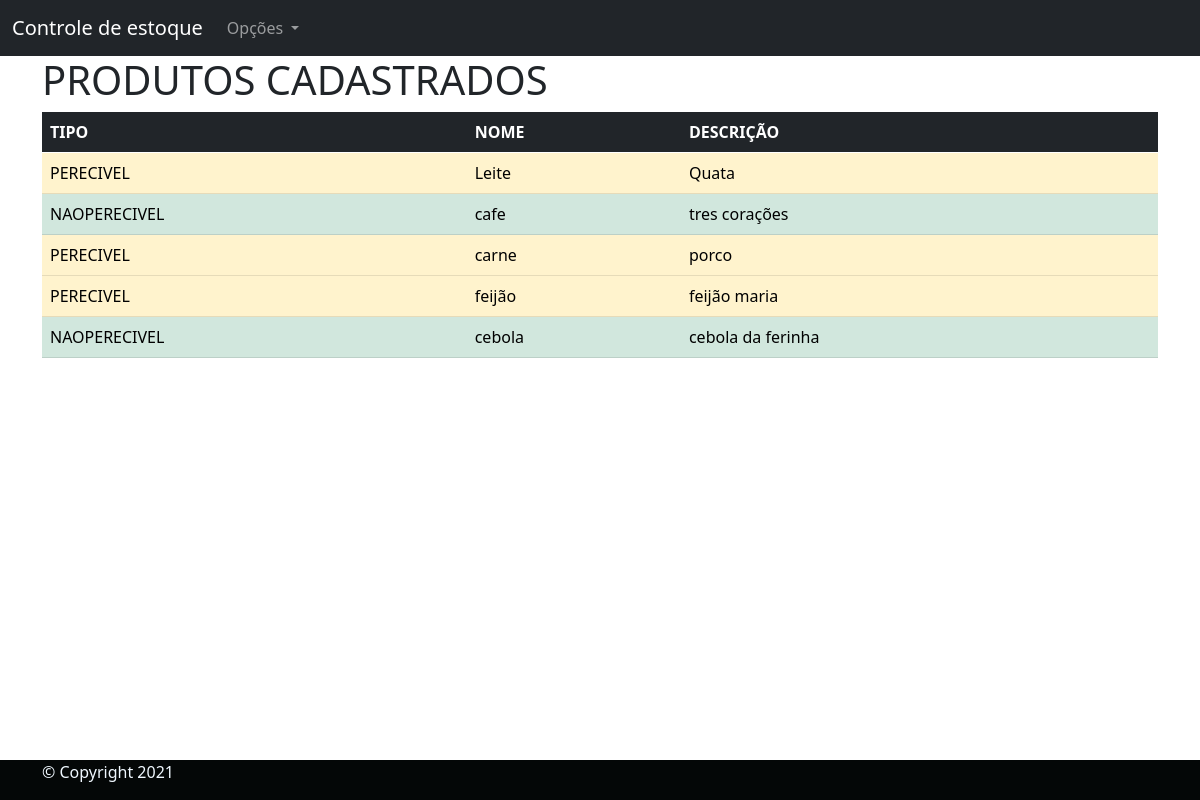
Before: /Produtos-cadastrados/ with the older database file.
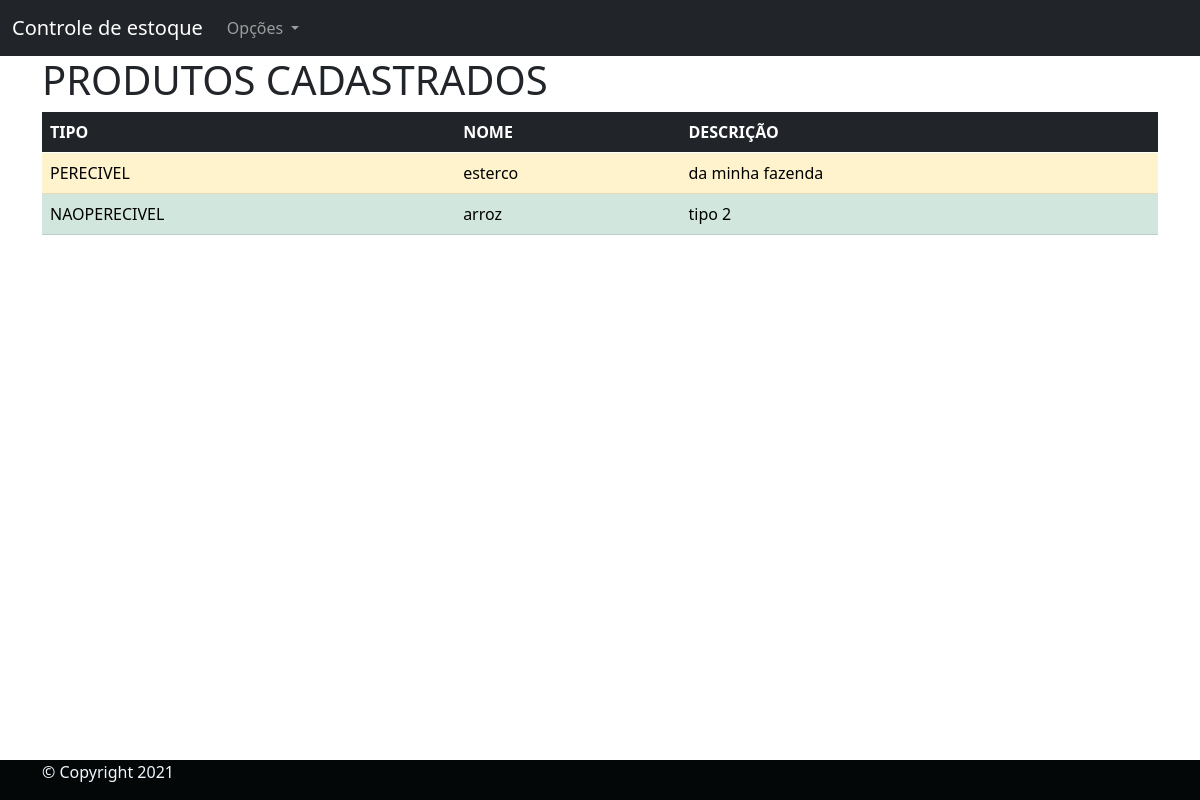
After: the same page with the newer database file.
### estoque/models.py (models this page shows, shortened)
class Produto(models.Model):
    categoria = models.CharField(
        verbose_name="Categoria:", max_length=30, choices=TIPO_ALIMENTO)
    nome = models.CharField(verbose_name="Nome do produto:", max_length=194)
    descricao = models.TextField(
        verbose_name="Descrição do produto:", max_length=194, blank=False, null=False)
    class Meta:
        verbose_name = "Produto"
        verbose_name_plural = "Produtos"
        db_table = "produto"

### estoque/views.py (the view)
# urls.py: path('Produtos-cadastrados/', produtos_cadastrados,
def produtos_cadastrados(request):
    allcadastro = Produto.objects.all()
    context = {
        "listProduto": allcadastro,
    }
    return render(request, "listar_produtos_cadastrados.html", context)

### templates/listar_produtos_cadastrados.html (shortened to what this page needs)
{% extends 'base.html' %}
{% block conteudo %}
<main class="container">
    <h1>PRODUTOS CADASTRADOS</h1>
    {% if listProduto %}
    <table class="table table-dark">
        <thead>
          <tr>
            <th scope="col">TIPO</th>
            <th scope="col">NOME</th>
            <th scope="col">DESCRIÇÃO</th>
        </thead>
        <tbody>
         {% for aux in listProduto %}
            {% if aux.categoria == 'PERECIVEL' %}
               <tr class="table-warning">
            {% else %}
                <tr class="table-success">
            {% endif %}
            <td>{{aux.categoria}}</td>
            <td>{{aux.nome}}</td>
            <td>{{aux.descricao}}</td>
        </tr>
          {% endfor %}
        </tbody>
      </table>
        {% endif%}
</main>
{% endblock %}

### templates/base.html (shortened to what this page needs)
{% load bootstrap4 %}
{% load static %}
<!DOCTYPE html>
<html lang="en">
<head>
    <link type="text/css" rel="stylesheet" href="{% static 'estilo.css' %}">
    <link href="https://cdn.jsdelivr.net/npm/bootstrap@5.0.0-beta3/dist/css/bootstrap.min.css" rel="stylesheet">
</head>
<body>
      <nav class="navbar navbar-expand-lg navbar-dark bg-dark">
        <div class="container-fluid">
          <a class="navbar-brand" href="{% url 'home' %}">Controle de estoque</a>
          <div class="collapse navbar-collapse" id="navbarNavDarkDropdown">
            <ul class="navbar-nav">
              <li class="nav-item dropdown">
                <a class="nav-link dropdown-toggle" href="#" id="navbarDarkDropdownMenuLink" role="button" data-bs-toggle="dropdown" aria-expanded="false">
                  Opções
                </a>
              </li>
            </ul>
          </div>
        </div>
      </nav>
      <main>
          {% block conteudo %}
          {% endblock conteudo %}
      </main>
      <footer>
        <div class="container">
          <div class="row">
            <div class="col-md-2">
              <p>© Copyright 2021</p>
            </div>
          </div>
        </footer>
</body>
</html>

### static/estilo.css (style rules this page uses)
body { display: flex; min-height: 100vh; flex-direction: column; background-color: black; }
main { flex: 1 0 auto; }
footer { background-color: rgb(4, 7, 7); align-items: center; align-content: center; justify-items: center; position: relative; color:aliceblue; position: relative; display: flex; flex-direction: column: }

Changed rows visible on the page:
removed Produto: categoria "PERECIVEL", nome "carne", descricao "porco"
removed Produto: categoria "PERECIVEL", nome "feijão", descricao "feijão maria"
removed Produto: categoria "NAOPERECIVEL", nome "cebola", descricao "cebola da ferinha"
changed Produto "PERECIVEL": nome "Leite" → "esterco"; descricao "Quata" → "da minha fazenda"
changed Produto "NAOPERECIVEL": nome "cafe" → "arroz"; descricao "tres corações" → "tipo 2"
